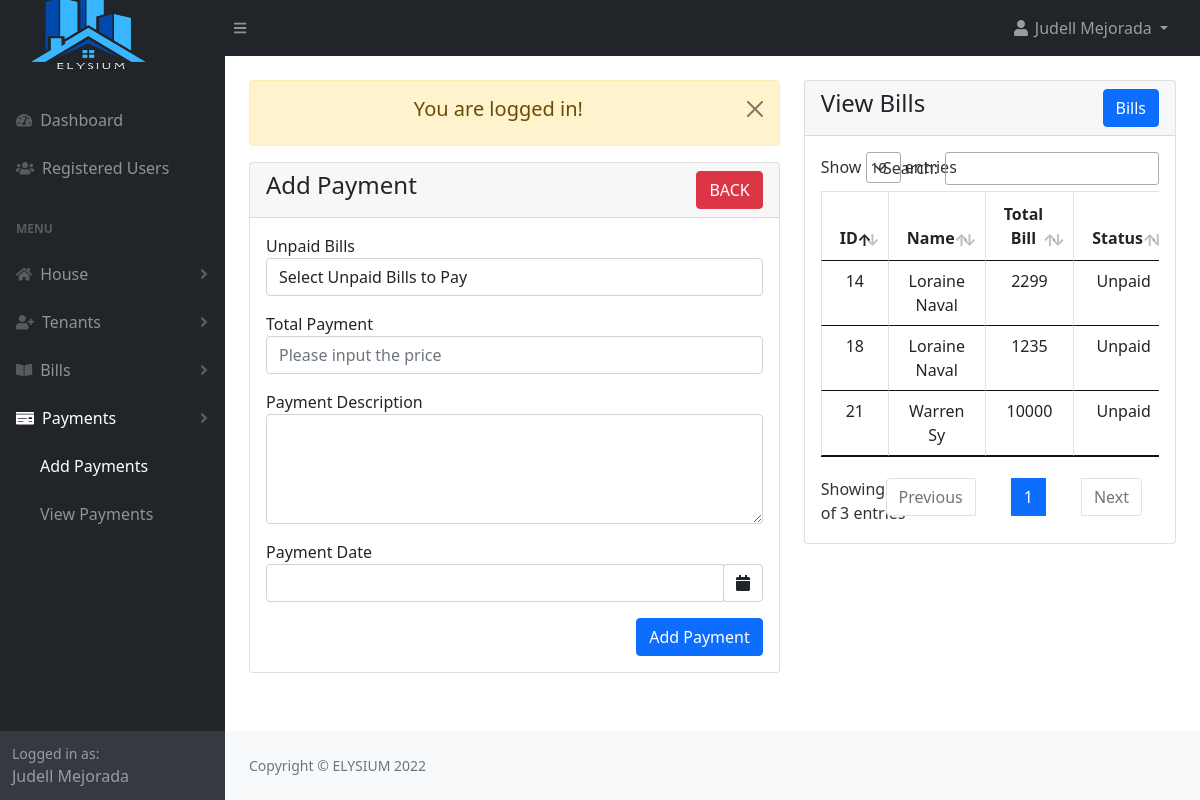
The page /admin/payment_add.php (signed in) on the database its author committed.
### tables this page shows
CREATE TABLE `bills` (
  `bill_id` int(20) NOT NULL,
  `tenant_id` int(20) NOT NULL,
  `house_rent_pay` int(200) NOT NULL,
  `electric_bill` int(200) NOT NULL,
  `water_bill` int(200) NOT NULL,
  `other_bill` int(200) NOT NULL,
  `bill_desc` text DEFAULT NULL,
  `bill_status` tinyint(1) NOT NULL DEFAULT 0,
  `due_date` date NOT NULL,
  `bill_total` int(200) NOT NULL,
  `created_at` timestamp NOT NULL DEFAULT current_timestamp()
);

### admin/payment_add.php (the view, shortened to what this page needs)
<?php
include("authentication.php");
include("includes/header.php");
?>
<div class="container-fluid px-4">
    <div class="row mt-4">
        <div class="col-md-7">
			<?php include('message.php'); ?>
            <div class="card">
                <div class="card-header">
                    <h4>Add Payment
                        <a href="payment_view.php" class="btn btn-danger float-end">BACK</a>
                    </h4>
                </div>
                <div class="card-body">
                <form action="code.php" method="POST">
                    <div class="row">
                        <div class="col-md-12 mb-3">
                            <label for="">Unpaid Bills</label>
                            <?php
                                $bills = "SELECT * FROM bills WHERE bill_status = 0 ";
                                $bills_run = mysqli_query($con, $bills);
                                if(mysqli_num_rows($bills_run ) > 0)
                                {
                                    ?>
                                    <select name="bill_id" required class="form-control">
                                        <option value="">Select Unpaid Bills to Pay</option>
                                    </select>
                                    <?php
                                }
                                else
                                {
                                    ?>
                                    <h5>No Unpaid Bills</h5>
                                    <?php
                                }
                            ?>
                        </div>
                        <div class="col-md-12 mb-3">
                            <label for="">Total Payment</label>
                            <input type="text" name="total_payment" placeholder="Please input the price" required="required" class="form-control">
                        </div>
                        <div class="col-md-12 mb-3">
                            <label for="">Payment Description</label>
                            <textarea name="payment_desc"  id="summernote" class="form-control" rows="4"></textarea>
                        </div>
                        <div class="col-md-12 mb-3">
                            <label class="control-label" for="date">Payment Date</label>
                            <div class="col-sm-12">
                                <div class="input-group date" id="datepicker">
                                    <input name="payment_date" type="text" class="form-control">
                                    <span class="input-group-append">
                                        <span class="input-group-text bg-white d-block">
                                            <i class="fa fa-calendar"></i>
                                        </span>
                                    </span>
                                </div>
                            </div>
                        </div>
                        <div class="d-grid gap-2 d-md-flex justify-content-md-end">
                            <button type="submit" name="add_payment" class="btn btn-primary">Add Payment</button>
                        </div>
                    </div>
                </form>
                </div>
            </div>
        </div>
        <div class="col-md-5">
            <div class="card">
                <div class="card-header">
                        <h4>View Bills
                            <a href="bill_view.php" class="btn btn-primary float-end">Bills</a>
                        </h4>
                    </div>
                    <div class="card-body">
                    <div class="table-responsive">
                        <table id="myDataTable" class="table table-bordered table-stripe">
                            <thead>
                                <tr>
                                    <th class="text-center">ID</th>
                                    <th class="text-center">Name</th>
                                    <th class="text-center">Total Bill</th>
                                    <th class="text-center">Status</th>
                                </tr>
                            </thead>
                            <tbody>
                            <?php
                                $bill = "SELECT *, concat(users.fname,' ',users.lname) AS name
                                            FROM bills
                                            INNER JOIN tenant
                                            INNER JOIN users
                                            ON bills.tenant_id = tenant.tenant_id AND tenant.users_id = users.id
                                            WHERE bill_status != 2 ";
                                $bill_run = mysqli_query($con,$bill);
                                if(mysqli_num_rows($bill_run) > 0 )
                                {
                                    foreach($bill_run as $bill)
                                    {
                                        ?>
                                        <tr>
                                            <td class="text-center"><?= $bill['bill_id'] ?> </td>
                                            <td class="text-center"><?= $bill['name']?></td>
                                            <td class="text-center"><?= $bill['bill_total'] ?></td>
                                            <td class="text-center">
                                                <?= $bill['bill_status'] == '1' ? 'Paid':'Unpaid' ?>
                                            </td>
                                        </tr>
                                        <?php
                                    }
                                }
                                else
                                {
                                    ?>
                                    <tr>
                                        <td colspan="6"> No Record Found</td>
                                    </tr>
                                    <?php
                                }
                            ?>
                        </tbody>
                    </table>
                </div>
                </div>
            </div>
        </div>
    </div>
</div>
<?php
include("includes/footer.php");
include("includes/scripts.php");
?>

### rows shown on the page
bills: bill_id "14", name "Loraine Naval", bill_total "2299", bill_status "Unpaid"
bills: bill_id "18", name "Loraine Naval", bill_total "1235", bill_status "Unpaid"
bills: bill_id "21", name "Warren Sy", bill_total "10000", bill_status "Unpaid"

### other values the page prints
$_SESSION['auth_user']['user_name'] "Judell Mejorada"
$_SESSION['message'] "You are logged in!"
